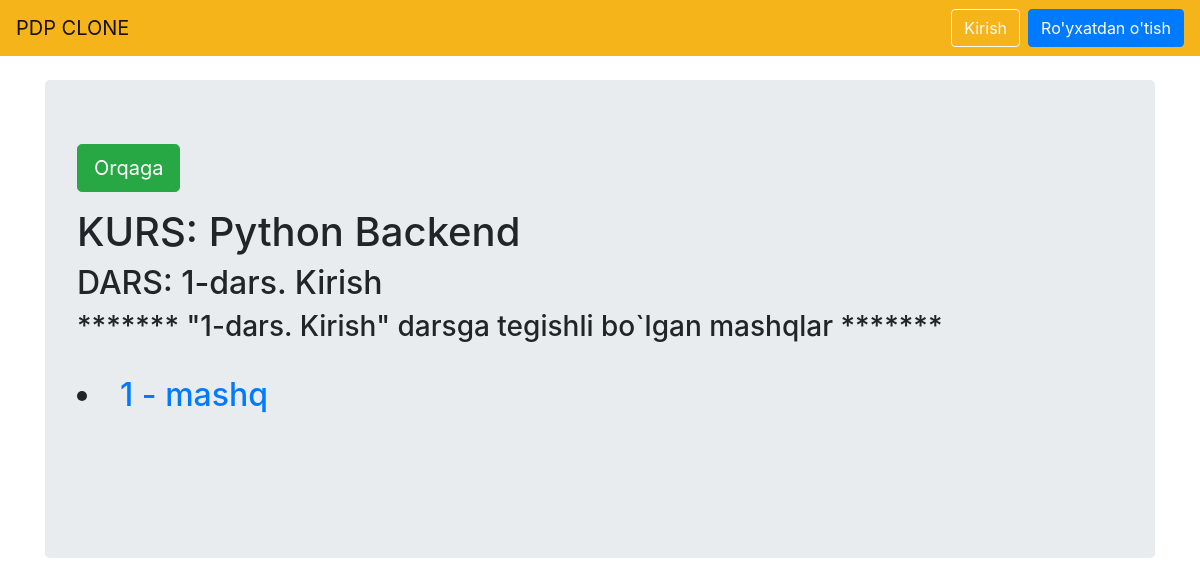
The page /assistant/1/1/1/ on the database its author committed.
### main/models.py (models this page shows, shortened)
class Course(models.Model):
    name = models.CharField(max_length=100)
    description = models.TextField()
    duration = models.PositiveIntegerField()

class Lesson(models.Model):
    course = models.ForeignKey('Course',on_delete=models.CASCADE,default=None)
    name = models.CharField(max_length=100)
    source_file = models.FileField(upload_to='lesson_files',null=True,blank=True)
    video_file = models.FileField(upload_to='lesson_videos',null=True,blank=True)
    others = models.CharField(max_length=512,null=True,blank=True)

class Task(models.Model):
    number = models.PositiveIntegerField()
    description = models.TextField()
    image = models.ImageField(upload_to='task_images',null=True,blank=True)
    lesson = models.ForeignKey('Lesson',on_delete=models.CASCADE)

### main/views.py (the view)
# urls.py: path('assistant/<int:pk>/<int:student_pk>/<int:lesson_pk>/',AssistantStudentTaskView.as_view(),name='assistantstudenttask'),
class AssistantStudentTaskView(ListView):
    model = Task
    template_name = 'assestant_lesson_tasks.html'
    context_object_name = 'tasks'
    def get_queryset(self):
        data = dict()
        print("1111")
        tasks = Task.objects.filter(lesson__pk=self.kwargs['lesson_pk'])
        lesson = Lesson.objects.get(pk=self.kwargs['lesson_pk'])
        course = Course.objects.get(pk=self.kwargs['pk'])
        student = CustomUser.objects.get(pk=self.kwargs.get('student_pk'))
        data['tasks'] = tasks
        data['lesson'] = lesson
        data['course'] = course
        data['student'] = student
        return {'tasks': tasks, 'lessons': lesson, 'course': course,'student':student}
    def get_context_data(self, **kwargs):
        print("222222")
        context = super(AssistantStudentTaskView, self).get_context_data(**kwargs)
        tasks = Task.objects.filter(lesson__pk=self.kwargs['lesson_pk'])
        lesson = Lesson.objects.get(pk=self.kwargs['lesson_pk'])
        course = Course.objects.get(pk=self.kwargs['pk'])
        student = CustomUser.objects.get(pk=self.kwargs.get('student_pk'))
        context['tasks'] = tasks
        context['lesson'] = lesson
        context['course'] = course
        context['student'] = student
        return context

### templates/assestant_lesson_tasks.html (shortened to what this page needs)
{% extends 'base.html' %}
{% load static %}
{% block content %}
    <br/>
    <div class="jumbotron">
    <p class="lead">
            <a class="btn btn-success btn-lg" href="{% url 'assistantstudentlesson' pk=course.pk student_pk=student.pk %}" role="button">Orqaga</a>
        </p>
    <h1>KURS: {{ course.name }}</h1>
    <h2>DARS: {{ lesson.name }}</h2>
    <h3>******* "{{ lesson.name }}" darsga tegishli bo`lgan mashqlar  *******</h3>
    <br>
    <h2>
    {% for task in tasks %}
    <li>
    <a href="{% url 'assistanttaskdetail' pk=course.pk student_pk=student.pk lesson_pk=lesson.pk task_pk=task.pk %}">{{ task.number }} - mashq</a>
    </li>
    {% endfor %}
    </h2>
    <br>
    <br>
    <br>
    </div>
{% endblock content %}

### rows shown on the page
Course: name "Python Backend"
Lesson: name "1-dars. Kirish"
Task: number "1"
